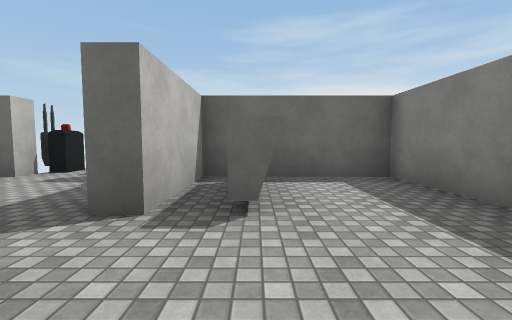
View 1 (above)

24 first-person views from a walk through a scene from a Unity 3-D project. The camera is 1.3 m above the floor, tilts 4° down and sees 90° across. The floor is counted in squares, 2 m on a side. Each view is taken from the middle of a square. On the plan, view 1 faces up. The plan holds only what a view shows up to about 9 squares ahead; the rest is blank. The place goes on beyond the plan. Surface patterns are stand-ins for the level's own textures.

View 2
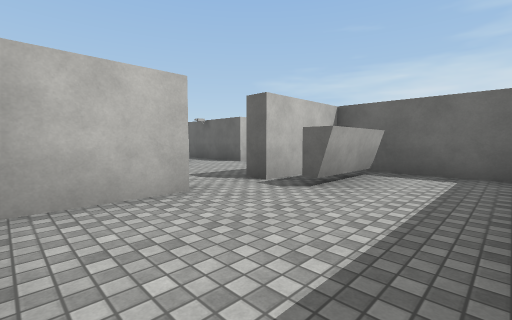

View 3
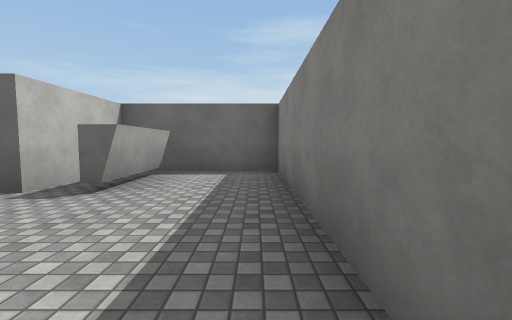

View 4
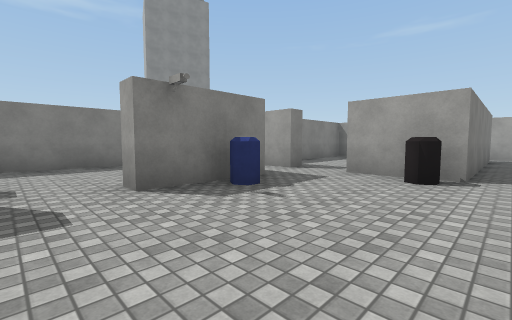

View 5
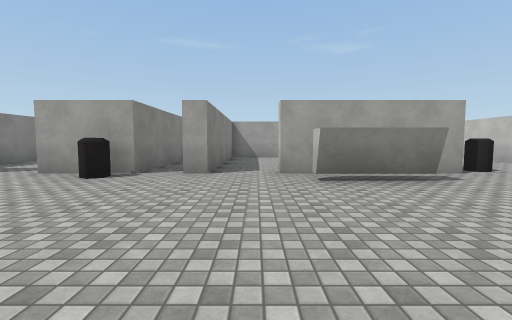

View 6
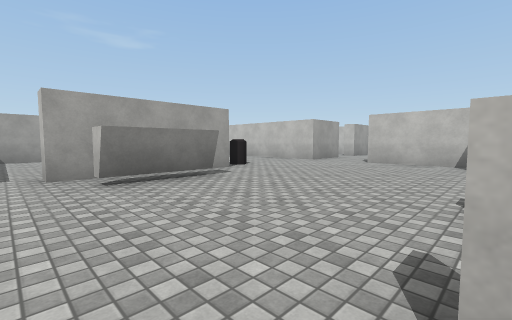

View 7
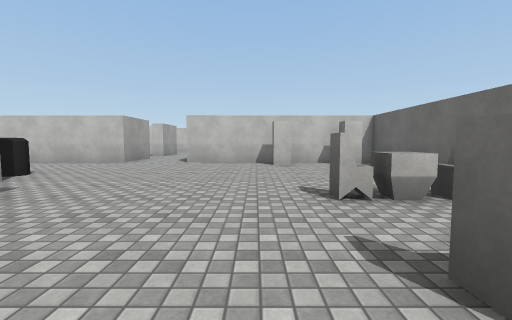

View 8
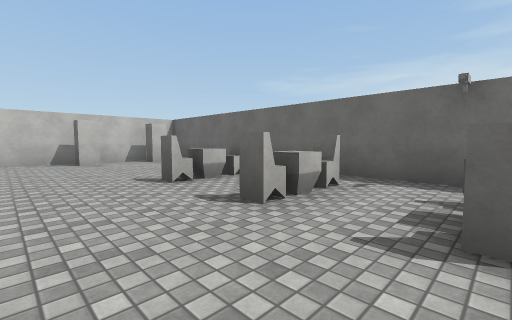

View 9
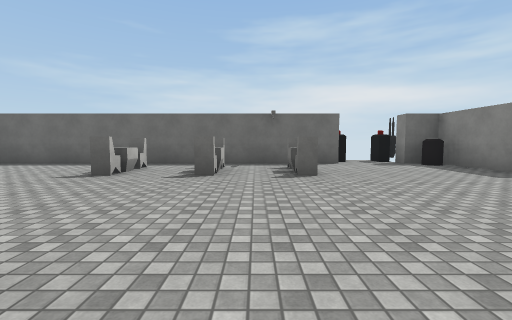

View 10
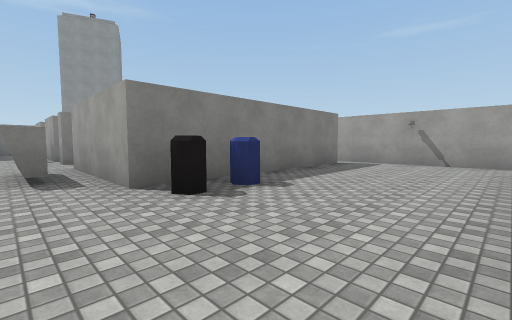

View 11
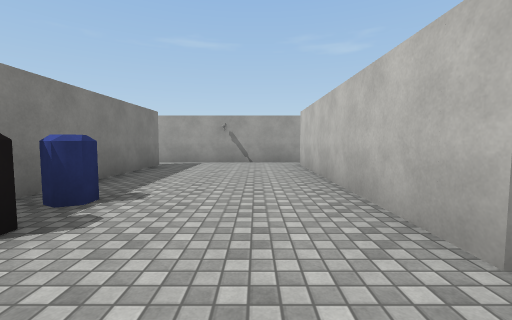

View 12
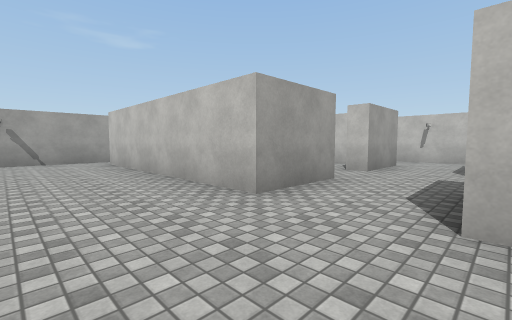

View 13
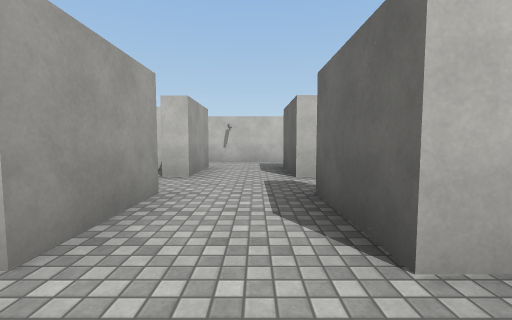

View 14
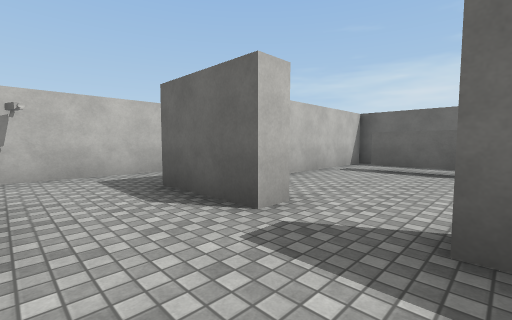

View 15
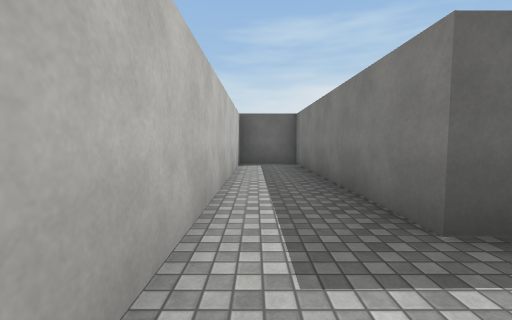

View 16
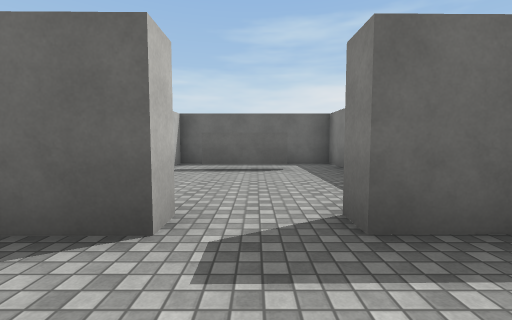

View 17
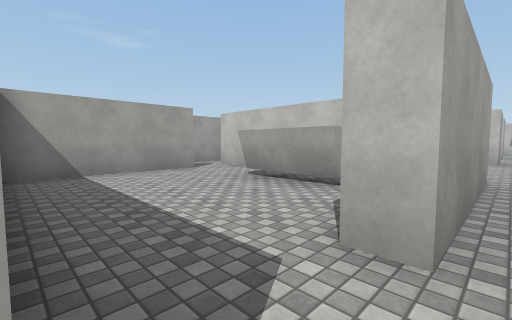

View 18
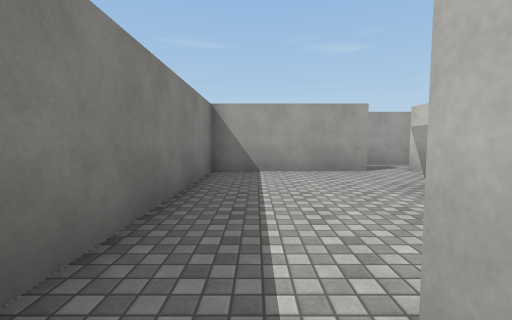

View 19
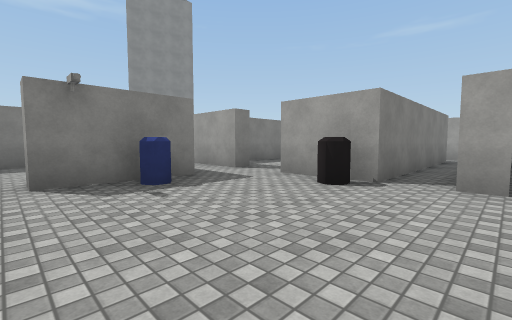

View 20
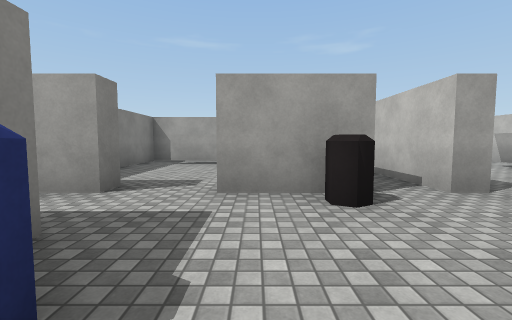

View 21
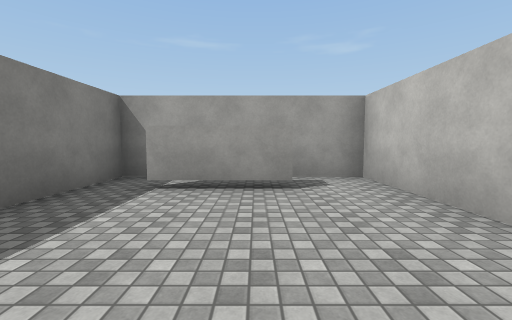

View 22
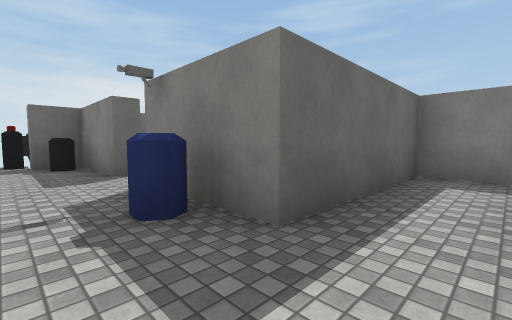

View 23
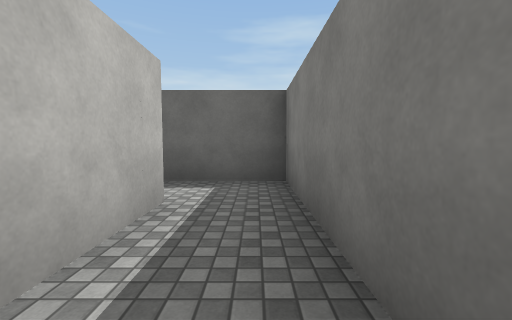

View 24
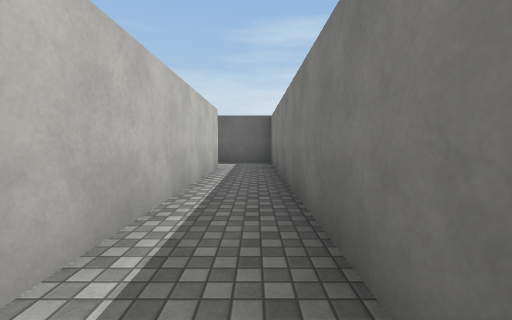

### Floor plan
Ten units are one square. View 1 is at (0, 0); x grows to the right and y downward. Boxes are objects, and circles mark ways between rooms. Rooms are numbered by the first view taken in them; rooms with no view inside come last. Other rooms are left out.
<svg viewBox="-230 -57 260 165">
<path fill="none" stroke="#000" d="M-10 -7 -10 11M25 6 25 -48 -10 -48M2 -44 2 -23 -2 -23M-100 26 -100 21 -80 21 -80 25M-98 -30 -98 -19 -102 -19M-78 -30 -78 -19 -82 -19M-58 -19 -62 -19 -62 -30M-98 -35 -102 -35M-60 45 -60 32 -55 32M-78 -35 -82 -35M-98 -36 -98 -31M-78 -36 -78 -31M-45 32 -25 32M-152 32 -151 93M-142 -41 -142 -35 -148 -35M-45 -52 -45 -48 -153 -48 -152 12M-10 38 -10 32 10 32M-113 94 -113 32 -75 32 -75 38M-10 -48 -10 -23 -15 -23 -15 -48 -25 -48 -25 -52M15 18 -15 18 -15 -7 -10 -7M-156 103 -101 103M-96 -25 -102 -25M-78 -25 -82 -25M-98 -31 -103 -31M-208 32 -187 32 -187 38M-187 7 -187 13 -207 13 -208 -48 -225 -48 -225 38M-172 32 -152 32M-152 12 -172 12 -172 7M10 32 10 91M25 96 25 18 15 18M-96 87 -60 87 -60 45M-93 46 -93 68M-108 80 -108 92M-26 75 -5 75M-40 59 -40 87 -26 87M-1 87 5 87 5 51M-172 -30 -193 -30M-202 -24 -202 -12M-196 -48 -203 -48 -202 -24M-158 -35 -158 -48 -171 -48"/>
<circle cx="-10" cy="-15" r="3" fill="#2a7"/>
<circle cx="-165" cy="25" r="3" fill="#2a7"/>
<circle cx="5" cy="30" r="3" fill="#2a7"/>
<circle cx="-70" cy="40" r="3" fill="#2a7"/>
<circle cx="-15" cy="40" r="3" fill="#2a7"/>
<circle cx="-180" cy="10" r="3" fill="#2a7"/>
<circle cx="-200" cy="-30" r="3" fill="#2a7"/>
<circle cx="-170" cy="-30" r="3" fill="#2a7"/>
<circle cx="-185" cy="-40" r="3" fill="#2a7"/>
<text x="10" y="-10">1</text>
<text x="-90" y="10">2</text>
<text x="-200" y="20">3</text>
<text x="20" y="60">4</text>
<text x="-80" y="70">5</text>
<text x="-20" y="60">6</text>
<text x="-180" y="-10">7</text>
<text x="-190" y="-40">8</text>
<text x="-170" y="-40">9</text>
</svg>
Room 1 opens to room 2. Room 2 opens to room 3. Room 2 opens to room 4. Room 2 opens to room 5. Room 2 opens to room 6. Room 3 opens to room 7. Room 7 opens to room 8. Room 7 opens to room 9. Room 8 opens to room 9.

Where each view was taken, in squares from view 1:
view 1: 0 up, 0 right, facing up
view 2: 1 down, 2 right, facing up-left
view 3: 1 down, 2 right, facing up
view 4: 2 up, 5 left, facing down-right
view 5: 2 up, 7 left, facing down
view 6: 2 up, 7 left, facing down-left
view 7: 1 up, 7 left, facing left
view 8: 0 up, 6 left, facing up-left
view 9: 3 down, 7 left, facing up
view 10: 2 down, 15 left, facing down-right
view 11: 2 down, 14 left, facing down
view 12: 1 down, 13 left, facing down-left
view 13: 2 down, 14 left, facing left
view 14: 3 down, 17 left, facing up-left
view 15: 3 down, 22 left, facing up
view 16: 3 down, 18 left, facing up
view 17: 3 down, 6 left, facing down-left
view 18: 3 down, 7 left, facing down
view 19: 1 up, 6 left, facing down-right
view 20: 0 up, 3 left, facing down
view 21: 4 down, 2 left, facing down
view 22: 3 down, 3 left, facing up-right
view 23: 6 down, 2 right, facing up
view 24: 10 down, 2 right, facing up
